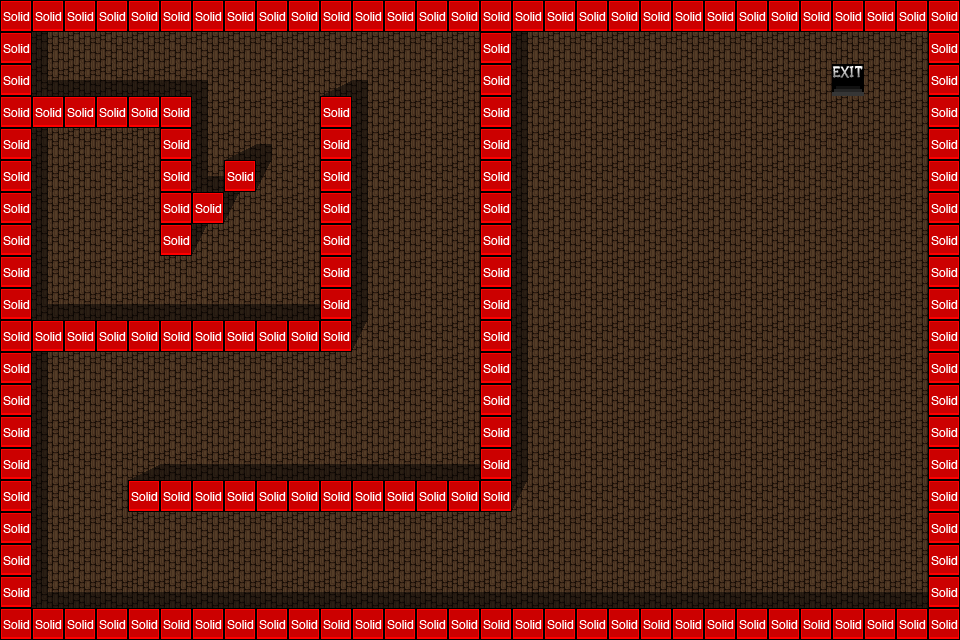

A 2D game scene composited from a Tiled map and its tileset images. What follows is a short description and the map's XML, with each tile layer's data collapsed to a summary:
An orthogonal 30x20 tile map with 32x32 px tiles, 3 tile layers (Background, Foreground, collision), 3 tilesets and 8 objects (6x Enemy::Ghost, Player, GoToLevel).

<map version="1.0" orientation="orthogonal" width="30" height="20" tilewidth="32" tileheight="32">
 <tileset firstgid="1" name="backgrounds" tilewidth="32" tileheight="32">
  <image source="../images/backgrounds.png" width="512" height="256" />
 </tileset>
 <tileset firstgid="129" name="metatiles32x32" tilewidth="32" tileheight="32">
  <image source="../images/metatiles32x32.png" width="160" height="32" />
  <tile id="0">
   <properties>
    <property name="type" value="solid" />
   </properties>
  </tile>
 </tileset>
 <tileset firstgid="134" name="entities" tilewidth="32" tileheight="32">
  <image source="../images/entities_32x32.png" width="1120" height="320" />
 </tileset>
 <layer name="Background" width="30" height="20">
  <data>[600 cells, 600 non-empty, 3 distinct tile ids]</data>
 </layer>
 <layer name="Foreground" width="30" height="20">
  <data>[600 cells, 250 non-empty, 19 distinct tile ids]</data>
 </layer>
 <objectgroup name="Object Layer 1" width="30" height="20">
  <object name="Player" x="70" y="179" width="32" height="32">
   <properties>
    <property name="animation" value="walk_down" />
   </properties>
  </object>
  <object name="GoToLevel" x="832" y="64" width="32" height="32">
   <properties>
    <property name="duration" value="250" />
    <property name="fade" value="#000000" />
    <property name="to" value="level1" />
   </properties>
  </object>
  <object name="Enemy::Ghost" x="128" y="352" width="32" height="32" />
  <object name="Enemy::Ghost" x="160" y="352" width="32" height="32" />
  <object name="Enemy::Ghost" x="160" y="384" width="32" height="32" />
  <object name="Enemy::Ghost" x="128" y="384" width="32" height="32" />
  <object name="Enemy::Ghost" x="96" y="384" width="32" height="32" />
  <object name="Enemy::Ghost" x="96" y="352" width="32" height="32" />
 </objectgroup>
 <layer name="collision" width="30" height="20">
  <data>[600 cells, 150 non-empty, 1 distinct tile ids]</data>
 </layer>
</map>
